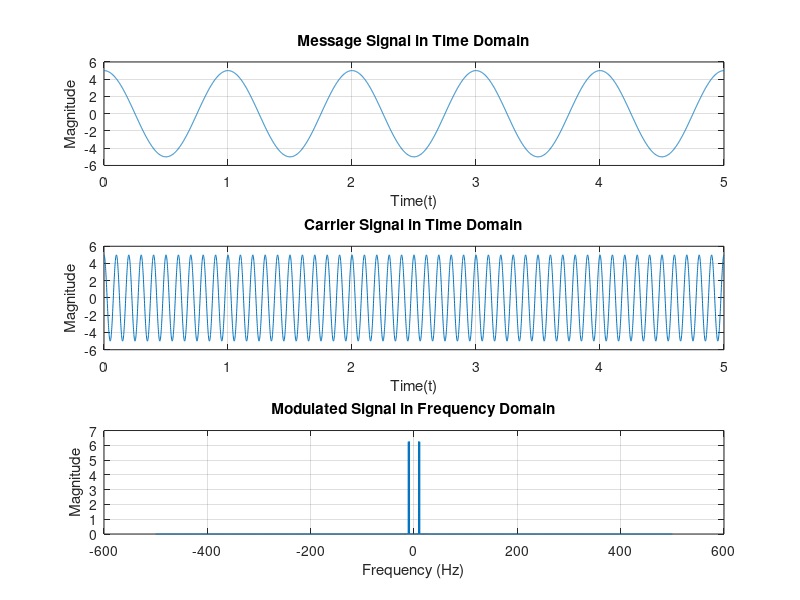
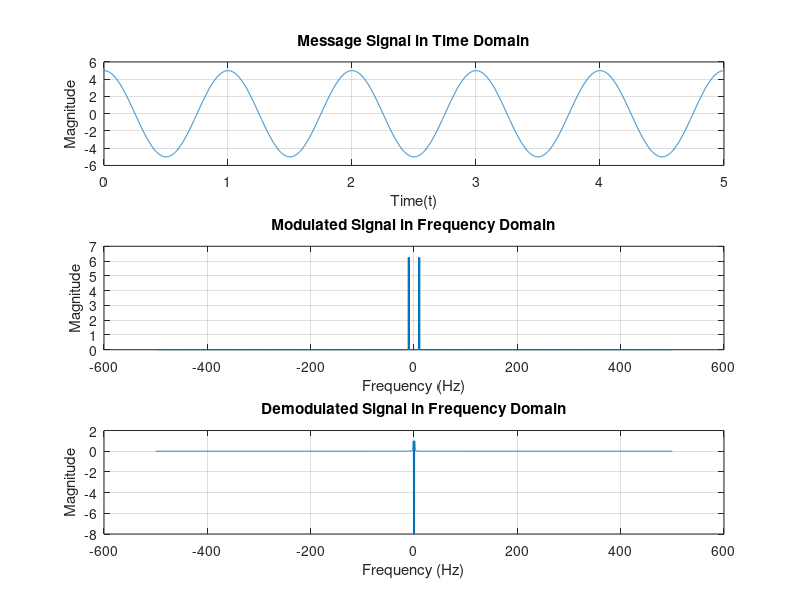

Here is the MATLAB script that generated these plots, in order:
%SIDE BAND:

%Double Sideband Modulation in Frequency Domain:

clear;
clear all;

% Define parameters
fm = 1;
fc = 10;
fs = 100 * fc;
t = 0:1/fs:5;
Am = 5;
Ac = 5;

% Generate signals
message_signal = Am .* cos(2 * pi * fm * t);
carrier_signal = Ac .* cos(2 * pi * fc * t);

% DSB-SC Modulation in TIME DOMAIN
dsb_sc = message_signal .* carrier_signal;

% DSB-SC Modulation shifting to FREQ DOMAIN
N = length(dsb_sc);
f = linspace(-fs/2, fs/2, N);
DSB_SC = fftshift(fft(dsb_sc)/N);

% Demodulation (Envelope detection in Time Domain)
% ... (Include your demodulation code here if needed)
pmo = 2*dsb_sc.*carrier_signal;
pmo = pmo/Ac;
nf = fm/fs;
[num, den] = butter(5,3*nf);
msg_r = filter(num,den,pmo);

% Demodulation (Envelope detection in Freq Domain)
lr = length(msg_r);
fr = linspace(-fs/2,fs/2,lr);
MSG_R = fftshift(fft(msg_r,lr)/lr);

% Plotting in Frequency Domain
figure;

subplot(3,1,1);
plot(t, message_signal);
title('Message Signal in Time Domain');
xlabel('Time(t)');
ylabel('Magnitude');
grid on;

subplot(3,1,2);
plot(t, carrier_signal);
title('Carrier Signal in Time Domain');
xlabel('Time(t)');
ylabel('Magnitude');
grid on;

subplot(3,1,3);
plot(f, abs(DSB_SC));
title('Modulated Signal in Frequency Domain');
xlabel('Frequency (Hz)');
ylabel('Magnitude');
grid on;

% Plotting in Frequency Domain
figure;

subplot(3,1,1);
plot(t, message_signal);
title('Message Signal in Time Domain');
xlabel('Time(t)');
ylabel('Magnitude');
grid on;

subplot(3,1,2);
plot(f, abs(DSB_SC));
title('Modulated Signal in Frequency Domain');
xlabel('Frequency (Hz)');
ylabel('Magnitude');
grid on;

subplot(3,1,3);
plot(f, MSG_R);
title('Demodulated Signal in Frequency Domain');
xlabel('Frequency (Hz)');
ylabel('Magnitude');
grid on;